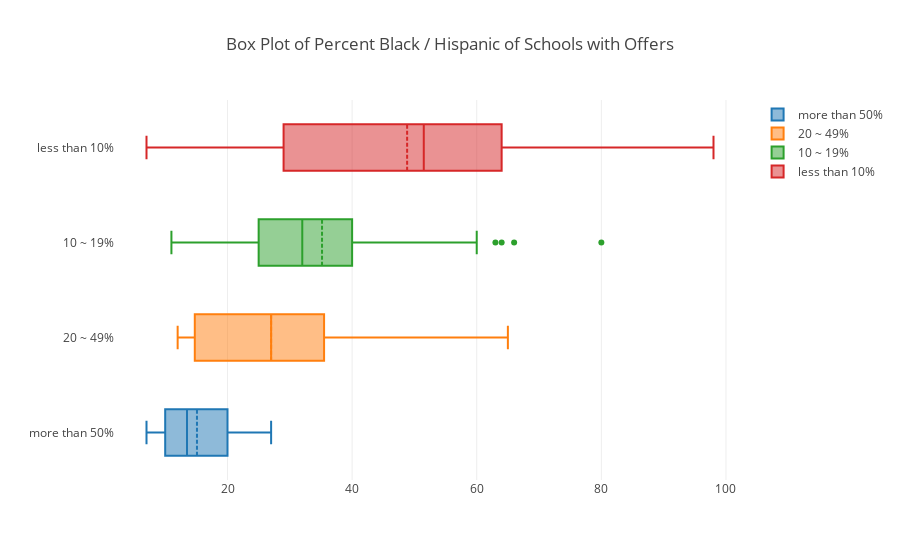

The notebook cell saved with this chart:
### Markdown cell above
Further investigation leads us to find that as on average, schools with sucessful SHSAT takers still have around 38.94% of black and hispanic students, with almost equal percentages of White (30.35%) and Asian (28.4%) students. Hence, while these schools do have a much higher percentage of white and asian students compared to schools with 0 SHSAT takers and/or offers, they still have a slight majority of black/hispanic students. 

However, before we jump to any conclusions, let us dig just a little bit deeper by breaking down the schools receiving SHSAT offers into 4 sub-groups based on the percentage of students receiving offers.

### Code cell
trace0 = go.Box(x=best["Percent Black / Hispanic"],name="more than 50%",boxmean=True)
trace1 = go.Box(x=avgbest["Percent Black / Hispanic"],name="20 ~ 49%",boxmean=True)
trace2 = go.Box(x=lowbest["Percent Black / Hispanic"],name="10 ~ 19%",boxmean=True)
trace3 = go.Box(x=shitbest["Percent Black / Hispanic"],name="less than 10%",boxmean=True)
data = [trace0, trace1, trace2, trace3]
layout = go.Layout(
    title = "Box Plot of Percent Black / Hispanic of Schools with Offers",
    margin = go.Margin(l=115)
)
fig = go.Figure(data=data,layout=layout)
iplot(fig)

### Figure 1 — Plotly figure (JSON) as saved in the notebook; plotly's stock layout.template omitted (floating-point values rounded to 4 significant figures)
{"data": [{"boxmean": true, "name": "more than 50%", "type": "box", "x": [20, 13, 10, 20, 13, 7, 10, 27, 14, 17]}, {"boxmean": true, "name": "20 ~ 49%", "type": "box", "x": [15, 12, 15, 27, 44, 65, 29, 37, 29, 13, 12, 32, 35, 14, 15, 19, 46]}, {"boxmean": true, "name": "10 ~ 19%", "type": "box", "x": [53, 29, 32, 27, 16, 15, 32, 40, 40, 63, 80, 25, 48, 14, 13, 23, 28, 26, 60, 36, 32, 31, 25, 28, 31, 23, 17, 38, 37, 33, 35, 60, 64, 11, 66]}, {"boxmean": true, "name": "less than 10%", "type": "box", "x": [22, 29, 27, 66, 81, 66, 58, 64, 89, 61, 80, 62, 71, 77, 47, 95, 86, 31, 28, 33, 45, 31, 25, 38, 33, 34, 29, 13, 63, 54, 54, 21, 25, 32, 28, 40, 37, 55, 67, 55, 61, 41, 90, 59, 57, 63, 7, 13, 63, 11, 22, 66, 27, 29, 49, 66, 58, 98]}], "layout": {"margin": {"l": 115}, "title": "Box Plot of Percent Black / Hispanic of Schools with Offers"}}
